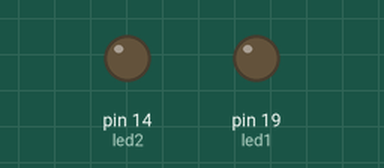
The sketch below on a simulated Arduino Uno, built with avr-gcc and run on an emulated ATmega328P. Parts: output pins drawn as LEDs (lit = HIGH).

Above: at 0.05 s.
At 2.0 s:
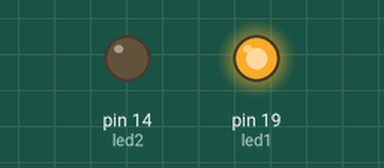
At 2.95 s:
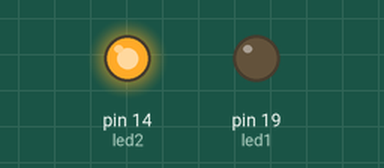
At 3.95 s:
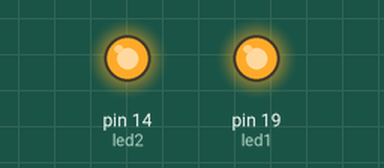
Timing chart, 0 to 9.2 s (numbered marks = the images above):
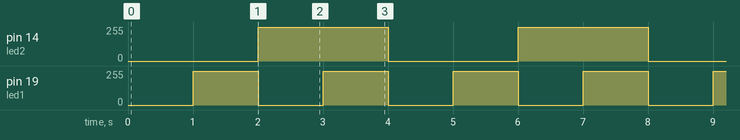

The sketch:

blink_2leds.ino
```cpp
////////// LEDS /////////
const int led1 = 19;
const int led2 = 14;

//////// VARIABLES DE TEMPS //////////
unsigned long currentMillis = 0;


int start_led1 = 0;
int blinkled1 = 1000;
int etatled1 = LOW;


int start_led2 = 0;
int blinkled2 = 2000;
int etatled2 = LOW;


void setup() {
  pinMode(led1, OUTPUT);
  pinMode(led2, OUTPUT);
  Serial.begin(9600);


}

void loop() {

  fct_blinkled1();
  fct_blinkled2();

}


void fct_blinkled1() {
  currentMillis = millis();
  if (etatled1 == LOW)
  {
    if (currentMillis - start_led1 >= blinkled1)
    {
      etatled1 = HIGH;
      start_led1 = currentMillis;
      digitalWrite(led1, etatled1);
    }
  }

  else
    {
      if (currentMillis - start_led1 >= blinkled1)
      {
        etatled1 = LOW;
        start_led1 = currentMillis;
        digitalWrite(led1, etatled1);
      }
    }

}


void fct_blinkled2() {
  currentMillis = millis();
  if (etatled2 == LOW)
  {
    if (currentMillis - start_led2 >= blinkled2)
    {
      etatled2 = HIGH;
      start_led2 = currentMillis;
      digitalWrite(led2, etatled2);
    }
  }

  else
    {
      if (currentMillis - start_led2 >= blinkled2)
      {
        etatled2 = LOW;
        start_led2 = currentMillis;
        digitalWrite(led2, etatled2);
      }
    }

}
```

Measured:
- by itself, pin 14 (led2): repeats every 4.0 s: 0/255 2.0 s, 255/255 2.0 s, until it stays 128/255 from 34.0 s
- by itself, pin 19 (led1): repeats every 2.0 s: 0/255 1.0 s, 255/255 1.0 s, until it stays 128/255 from 33.0 s
